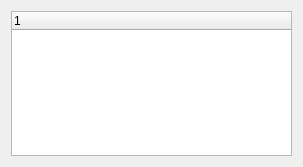
<?xml version="1.0" encoding="UTF-8"?>
<ui version="4.0">
 <class>tools</class>
 <widget class="QWidget" name="tools">
  <property name="geometry">
   <rect>
    <x>0</x>
    <y>0</y>
    <width>303</width>
    <height>167</height>
   </rect>
  </property>
  <property name="windowTitle">
   <string>Form</string>
  </property>
  <layout class="QVBoxLayout" name="verticalLayout">
   <item>
    <widget class="QTreeWidget" name="tw_tools">
     <column>
      <property name="text">
       <string notr="true">1</string>
      </property>
     </column>
    </widget>
   </item>
  </layout>
 </widget>
 <resources/>
 <connections/>
</ui>
